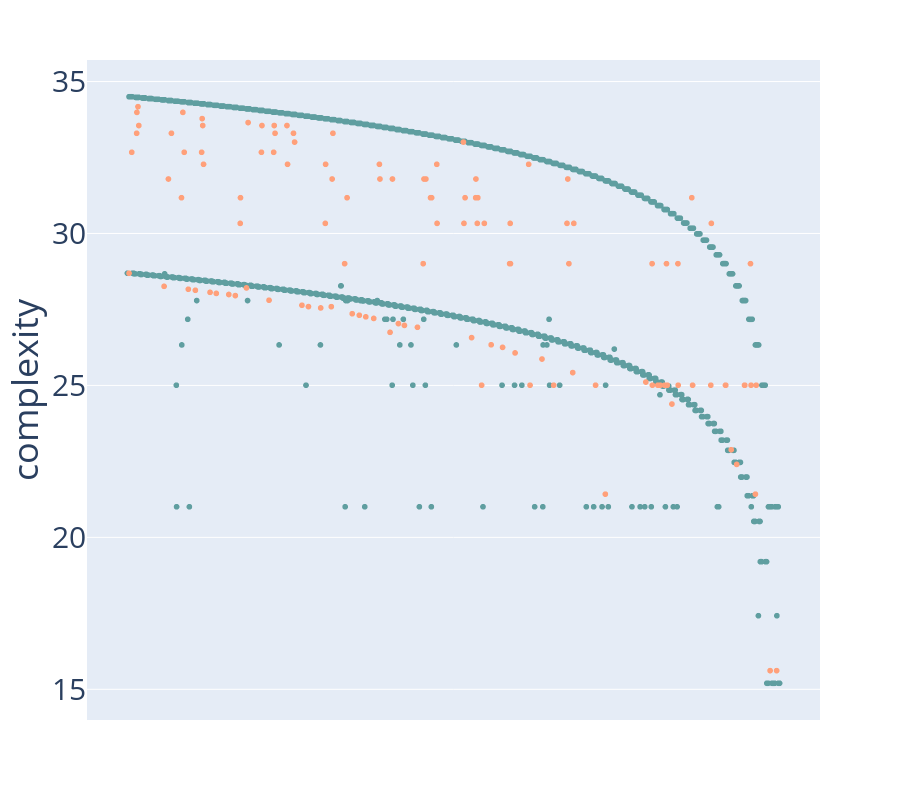

Write notebook code for a chart like this one.
### Code cell
fig2.update_layout(
    showlegend=False,
    font=dict(
        size=30
    ),
    height=800,
    xaxis_visible=False
)
fig2
